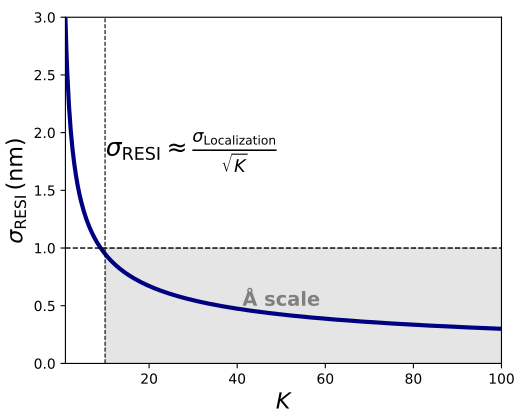

Python code for this plot:
#!/usr/bin/env python3
# -*- coding: utf-8 -*-
"""
Created on Sun Oct 27 18:12:53 2024

@author: masullo
"""

import numpy as np
import matplotlib.pyplot as plt

# Data for the curve
K = np.linspace(1, 100, 500)  # Values of K from 1 to 100
sigma_localization = 3  # Arbitrary constant to control the curve scaling
sigma_resi = sigma_localization / np.sqrt(K)

# Plot
fig, ax = plt.subplots(figsize=(6, 5))
ax.plot(K, sigma_resi, color='navy', linewidth=3)

# Labels and styling
ax.set_xlabel(r'$K$', fontsize=16)
ax.set_ylabel(r'$\sigma_{\mathrm{RESI}} \, (\mathrm{nm})$', fontsize=16)
ax.set_xlim(1, 100)
ax.set_ylim(0, 3)

# Horizontal dotted line at sigma_resi = 1 nm
ax.axhline(y=1, color='black', linestyle='--', linewidth=1)
# Vertical dashed lines at K = 10 and K = 40
ax.axvline(x=10, color='black', linestyle='--', linewidth=0.8)
# ax.axvline(x=40, color='black', linestyle='--', linewidth=0.8)

# Annotation for the Å scale region
ax.fill_between(K, 0, 1, where=(K >= 10), color='gray', alpha=0.2)
ax.text(50, 0.5, r'Å scale', fontsize=14, ha='center', color='gray', fontweight='bold')

# Equation annotation
ax.text(30, 1.8, r'$\sigma_{\mathrm{RESI}} \approx \frac{\sigma_{\mathrm{Localization}}}{\sqrt{K}}$', 
        fontsize=18, ha='center')

# Show plot
plt.tight_layout()
plt.show()
